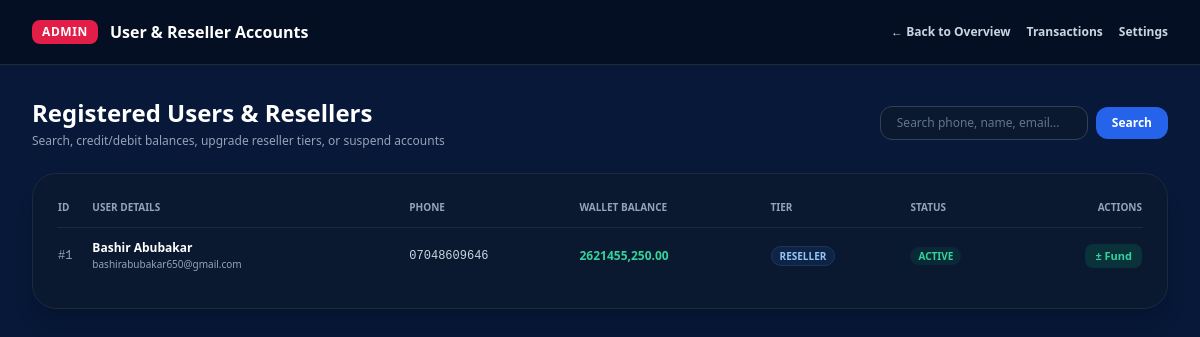
/admin/users.php, run on the app's committed database.
### tables this page shows
CREATE TABLE IF NOT EXISTS `users` (
  `id` int(11) NOT NULL AUTO_INCREMENT,
  `name` varchar(120) NOT NULL,
  `email` varchar(150) NOT NULL UNIQUE,
  `phone` varchar(20) NOT NULL UNIQUE,
  `password_hash` varchar(255) NOT NULL,
  `pin` varchar(10) DEFAULT '1234',
  `balance` decimal(12,2) DEFAULT 0.00,
  `bonus_balance` decimal(12,2) DEFAULT 0.00,
  `tier` enum('smart','reseller','api') DEFAULT 'smart',
  `status` enum('active','suspended') DEFAULT 'active',
  `virtual_bank_name` varchar(100) DEFAULT 'Wema Bank',
  `virtual_account_number` varchar(30) DEFAULT NULL,
  `virtual_account_name` varchar(150) DEFAULT NULL,
  `created_at` timestamp NOT NULL DEFAULT CURRENT_TIMESTAMP,
  `updated_at` timestamp NOT NULL DEFAULT CURRENT_TIMESTAMP ON UPDATE CURRENT_TIMESTAMP,
  PRIMARY KEY (`id`),
  KEY `idx_phone` (`phone`),
  KEY `idx_email` (`email`)
);

### admin/users.php (the view, shortened to what this page needs)
<?php
$pdo = get_db_connection();
$search = trim($_GET['q'] ?? '');
$users = [];
if ($pdo) {
    try {
        if (!empty($search)) {
            $stmt = $pdo->prepare("SELECT * FROM users WHERE name LIKE :q OR phone LIKE :q OR email LIKE :q ORDER BY id DESC LIMIT 50");
            $stmt->execute([':q' => "%{$search}%"]);
        } else {
            $stmt = $pdo->query("SELECT * FROM users ORDER BY id DESC LIMIT 50");
        }
        $users = $stmt->fetchAll();
    } catch (Exception $e) {
        $error = "Failed to query users: " . $e->getMessage();
    }
}
?>
<!DOCTYPE html>
<html lang="en" class="h-full bg-[#071838] text-slate-100 antialiased">
<head>
    <script src="https://cdn.tailwindcss.com"></script>
</head>
<body class="min-h-full flex flex-col bg-[#071838]">
<header class="bg-[#050f24] border-b border-slate-800 sticky top-0 z-50">
    <div class="max-w-7xl mx-auto px-4 sm:px-6 lg:px-8 h-16 flex items-center justify-between">
        <div class="flex items-center gap-3">
            <span class="px-2.5 py-1 rounded-lg bg-rose-600 text-white font-black text-xs uppercase tracking-wider">Admin</span>
            <span class="font-bold text-white text-base">User & Reseller Accounts</span>
        </div>
        <nav class="flex items-center gap-4 text-xs font-semibold">
            <a href="index.php" class="text-slate-300 hover:text-white">&larr; Back to Overview</a>
            <a href="transactions.php" class="text-slate-300 hover:text-white">Transactions</a>
            <a href="settings.php" class="text-slate-300 hover:text-white">Settings</a>
        </nav>
    </div>
</header>
<main class="flex-1 max-w-7xl w-full mx-auto p-4 sm:p-6 lg:p-8 space-y-6">
    <div class="flex flex-col sm:flex-row sm:items-center justify-between gap-4">
        <div>
            <h1 class="text-2xl font-black text-white">Registered Users & Resellers</h1>
            <p class="text-xs text-slate-400 mt-1">Search, credit/debit balances, upgrade reseller tiers, or suspend accounts</p>
        </div>
        <form action="users.php" method="GET" class="flex items-center gap-2">
            <input type="text" name="q" value="<?= htmlspecialchars($search) ?>" placeholder="Search phone, name, email..." class="px-4 py-2 rounded-xl bg-[#0a192f] border border-slate-700 text-white text-xs placeholder-slate-500 focus:outline-none focus:border-blue-500">
            <button type="submit" class="px-4 py-2 rounded-xl bg-blue-600 text-white text-xs font-bold">Search</button>
        </form>
    </div>
    <div class="p-6 rounded-3xl bg-[#0a192f] border border-slate-800 shadow-xl overflow-hidden">
        <div class="overflow-x-auto">
            <table class="w-full text-left text-xs">
                <thead>
                    <tr class="border-b border-slate-800 text-slate-400 text-[10px] uppercase">
                        <th class="pb-3">ID</th>
                        <th class="pb-3">User Details</th>
                        <th class="pb-3">Phone</th>
                        <th class="pb-3">Wallet Balance</th>
                        <th class="pb-3">Tier</th>
                        <th class="pb-3">Status</th>
                        <th class="pb-3 text-right">Actions</th>
                    </tr>
                </thead>
                <tbody class="divide-y divide-slate-800/60">
                    <?php foreach ($users as $u): ?>
                        <tr class="hover:bg-slate-800/40">
                            <td class="py-3 font-mono text-slate-400">#<?= $u['id'] ?></td>
                            <td class="py-3">
                                <span class="font-bold text-white block"><?= htmlspecialchars($u['name']) ?></span>
                                <span class="text-[10px] text-slate-400"><?= htmlspecialchars($u['email']) ?></span>
                            </td>
                            <td class="py-3 font-mono text-slate-300"><?= htmlspecialchars($u['phone']) ?></td>
                            <td class="py-3 font-black text-emerald-400">
                                <?= CURRENCY_SYMBOL ?><?= number_format($u['balance'], 2) ?>
                            </td>
                            <td class="py-3">
                                <span class="px-2 py-0.5 rounded-full text-[10px] font-bold uppercase bg-blue-500/10 text-blue-300 border border-blue-500/20">
                                    <?= htmlspecialchars($u['tier']) ?>
                                </span>
                            </td>
                            <td class="py-3">
                                <span class="px-2 py-0.5 rounded-full text-[10px] font-bold uppercase <?= $u['status'] === 'active' ? 'bg-emerald-500/10 text-emerald-400' : 'bg-rose-500/10 text-rose-400' ?>">
                                    <?= htmlspecialchars($u['status']) ?>
                                </span>
                            </td>
                            <td class="py-3 text-right">
                                <div class="inline-flex gap-2">
                                    <button onclick="openFundModal(<?= $u['id'] ?>, '<?= htmlspecialchars($u['name']) ?>', <?= (float)$u['balance'] ?>)" class="px-2.5 py-1 rounded-lg bg-emerald-600/20 hover:bg-emerald-600/30 text-emerald-400 text-[11px] font-bold">
                                        ± Fund
                                    </button>
                                </div>
                            </td>
                        </tr>
                    <?php endforeach; ?>
                </tbody>
            </table>
        </div>
    </div>
</main>
</body>
</html>

### data on the page
users: id "1", name "Bashir Abubakar", email "bashirabubakar650@gmail.com", phone "07048609646", balance "5,250.00", tier "RESELLER", status "ACTIVE"
